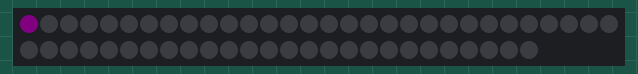
Bench run of a sketch on a simulated Arduino Uno, built with avr-gcc and run on an emulated ATmega328P. Parts: 56 RGB LEDs in strip order, left to right, continuing on the next row. Dim RGB values are drawn brighter than linear.

Above: at 0.05 s.
At 1.07 s:
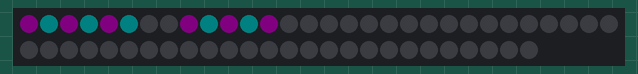
At 2.1 s:
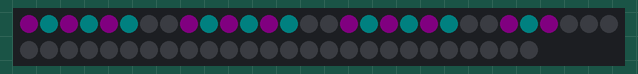
At 3.12 s:
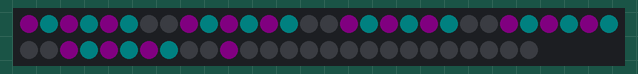
At 4.2 s:
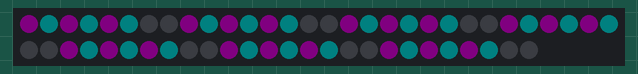

The sketch:

NeoPixel_Rainbow_Matrix.ino
```cpp
#include <Adafruit_NeoPixel.h>

#define PIN            6
#define NUMPIXELS      56
#define COUNT 8

Adafruit_NeoPixel pixels = Adafruit_NeoPixel(NUMPIXELS, PIN, NEO_GRB + NEO_KHZ800);

void display_PixelColor(int led, uint32_t color) {
      pixels.setPixelColor(led, color);
      pixels.show();
      delay(100);
}

uint32_t C0 = 0x000000; //Black
uint32_t C1 = 0xFFFFFF; //White
uint32_t C2 = 0xFF0000; //Red
uint32_t C3 = 0x00FF00; //Green
uint32_t C4 = 0x0000FF; //Blue
uint32_t C5 = 0xFFFF00; //Yellow
uint32_t C6 = 0x00FFFF; //Cyan
uint32_t C7 = 0xFF00FF; //Magenta
uint32_t C8 = 0x800000; //Maroon
uint32_t C9 = 0x808000; //Olive
uint32_t C10 = 0x800080; //Purple
uint32_t C11 = 0x008080; //Teal

uint32_t MyColors[12] = {C0, C1, C2, C3, C4, C5, C6, C7, C8, C9, C10, C11}; //put the colors in an array

uint32_t color = MyColors[0];

void setup() {
  pixels.begin();
  pixels.setBrightness(10);
}

void loop() {
  for(int led=0; led<NUMPIXELS; led++) {
    if(led % 2 == 0) color = MyColors[10]; else color = MyColors[11];
    if((led % COUNT) == 6 || (led % COUNT) == 7) continue; else display_PixelColor(led, color);
  }
  delay(1000);
  pixels.clear();
}
```

Measured:
- by itself, everything shown: repeats every 5.3 s, in 42 steps
- what the display in image 4 shows lasts 1.1 s, from 4.2 s to 5.3 s
